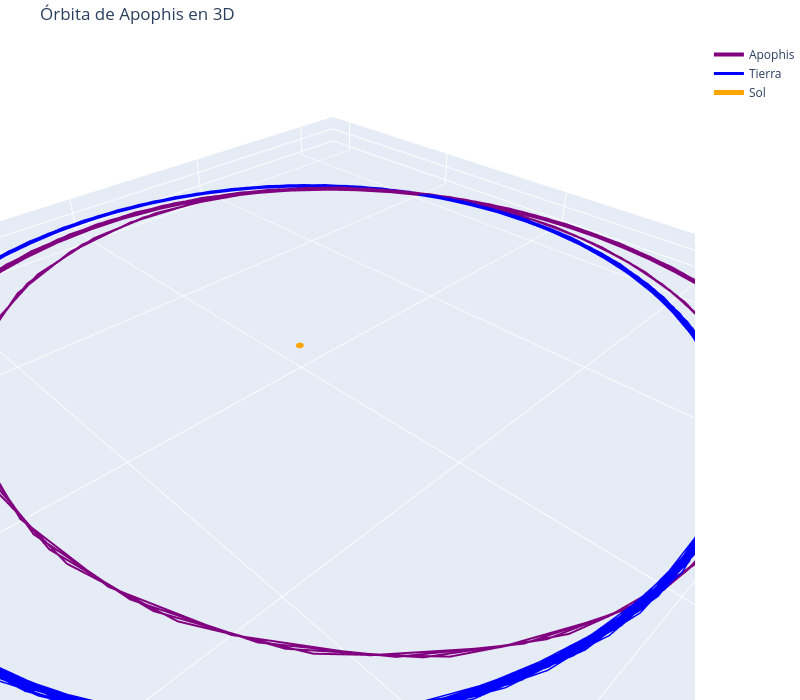

Notebook cell for this chart:
### Code cell
# Gráfica 3D interactiva de la órbita de Apophis con Plotly
fig = go.Figure()

# Trazar la órbita de Apophis (de la simulación)
fig.add_trace(go.Scatter3d(
    x=rps[0, :, 0],
    y=rps[0, :, 1],
    z=rps[0, :, 2],
    mode='lines',
    name='Apophis',
    line=dict(color='purple', width=4)
))

# Trazar la órbita de la Tierra
fig.add_trace(go.Scatter3d(
    x=rps[4, :, 0],
    y=rps[4, :, 1],
    z=rps[4, :, 2],
    mode='lines',
    name='Tierra',
    line=dict(color='blue', width=3)
))

# Trazar el Sol
fig.add_trace(go.Scatter3d(
    x=rps[1, :, 0],
    y=rps[1, :, 1],
    z=rps[1, :, 2],
    mode='lines',
    name='Sol',
    line=dict(color='orange', width=5)
))

# Configuración del diseño
fig.update_layout(
    title='Órbita de Apophis en 3D',
    scene=dict(
        xaxis_title='X [AU]',
        yaxis_title='Y [AU]',
        zaxis_title='Z [AU]',
        aspectmode='data'
    ),
    width=800,
    height=700,
    margin=dict(l=0, r=0, b=0, t=40)
)

fig.show()

### Figure 1 — Plotly figure (JSON) as saved in the notebook; plotly's stock layout.template omitted (floating-point values rounded to 4 significant figures; data arrays with more than 128 entries replaced by an {"elided": "..."} marker saying what was removed)
{"data": [{"line": {"color": "purple", "width": 4}, "mode": "lines", "name": "Apophis", "type": "scatter3d", "x": {"elided": "1000 float values"}, "y": {"elided": "1000 float values"}, "z": {"elided": "1000 float values"}}, {"line": {"color": "blue", "width": 3}, "mode": "lines", "name": "Tierra", "type": "scatter3d", "x": {"elided": "1000 float values"}, "y": {"elided": "1000 float values"}, "z": {"elided": "1000 float values"}}, {"line": {"color": "orange", "width": 5}, "mode": "lines", "name": "Sol", "type": "scatter3d", "x": {"elided": "1000 float values"}, "y": {"elided": "1000 float values"}, "z": {"elided": "1000 float values"}}], "layout": {"height": 700, "margin": {"b": 0, "l": 0, "r": 0, "t": 40}, "scene": {"aspectmode": "data", "xaxis": {"title": {"text": "X [AU]"}}, "yaxis": {"title": {"text": "Y [AU]"}}, "zaxis": {"title": {"text": "Z [AU]"}}}, "title": {"text": "Órbita de Apophis en 3D"}, "width": 800}}
